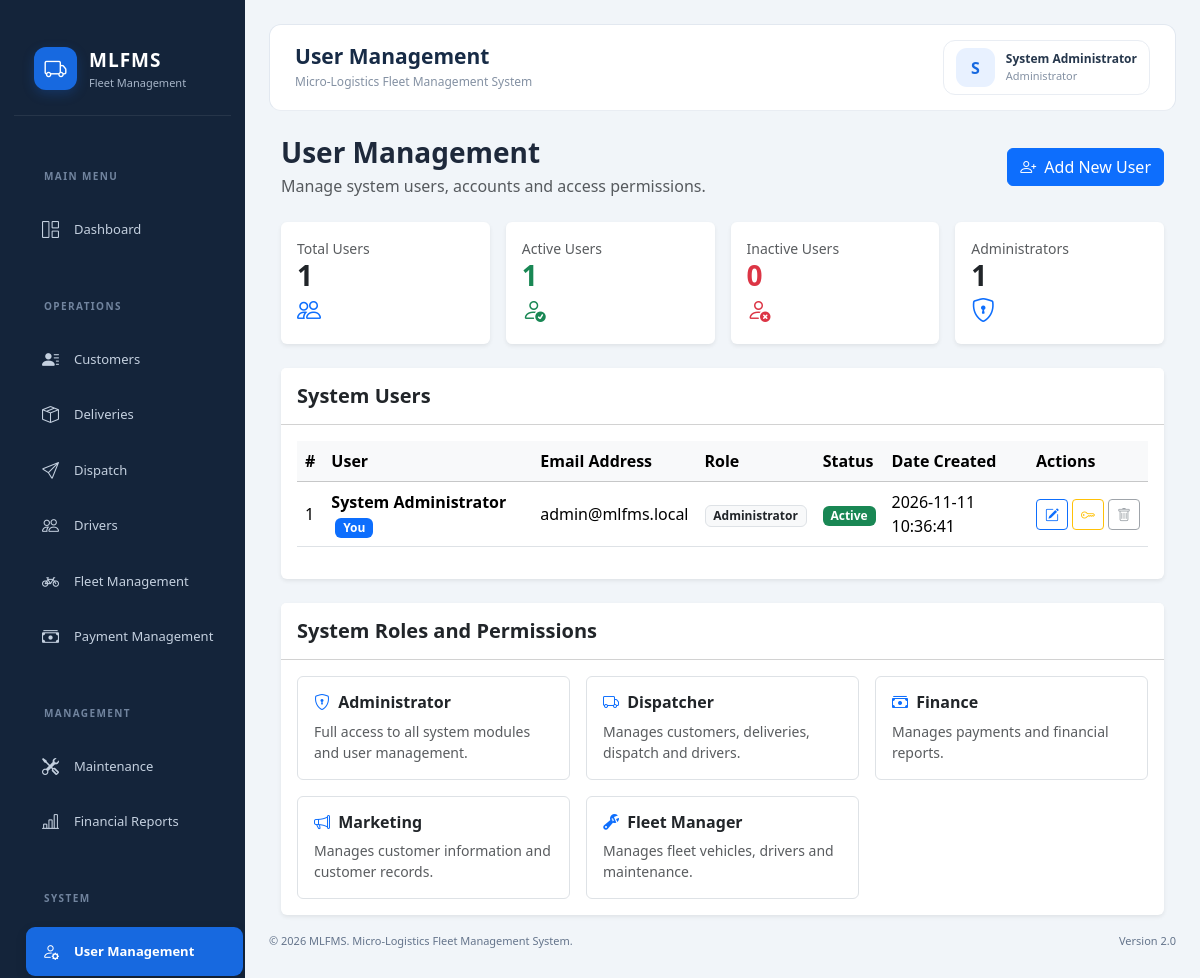
/users.php (signed in), run on the app's committed database.
### tables this page shows
CREATE TABLE users(id INT AUTO_INCREMENT PRIMARY KEY,name VARCHAR(120) NOT NULL,email VARCHAR(190) UNIQUE NOT NULL,password_hash VARCHAR(255) NOT NULL,role_id INT NOT NULL,status ENUM('active','inactive') DEFAULT 'active',created_at TIMESTAMP DEFAULT CURRENT_TIMESTAMP,FOREIGN KEY(role_id) REFERENCES roles(id));

CREATE TABLE roles(id INT AUTO_INCREMENT PRIMARY KEY,name VARCHAR(40) UNIQUE NOT NULL);

### users.php (the view, shortened to what the rows shown need)
<?php
require 'config/database.php';
require 'includes/functions.php';
require_login();
$page_title = 'User Management';
$rows = $pdo->query("
    SELECT
        u.id,
        u.name,
        u.email,
        u.role_id,
        u.status,
        u.created_at,
        r.name AS role
    FROM users u
    INNER JOIN roles r ON r.id = u.role_id
    ORDER BY u.id DESC
")->fetchAll(PDO::FETCH_ASSOC);
require 'includes/header.php';
?>
<div class="container-fluid">
    <div class="card border-0 shadow-sm">
        <div class="card-body">
            <div class="table-responsive">
                <table class="table table-hover align-middle">
                    <thead class="table-light">
                        <tr>
                            <th>#</th>
                            <th>User</th>
                            <th>Email Address</th>
                            <th>Role</th>
                            <th>Status</th>
                            <th>Date Created</th>
                            <th>Actions</th>
                        </tr>
                    </thead>
                    <tbody>
                    <?php if (empty($rows)): ?>
                        <tr>
                            <td colspan="7"
                                class="text-center text-muted py-4">
                                No users have been registered.
                            </td>
                        </tr>
                    <?php else: ?>
                        <?php foreach ($rows as $index => $r): ?>
                            <?php
                            $isCurrentUser =
                                (int)$r['id'] === (int)$_SESSION['user_id'];
                            $userJson = htmlspecialchars(
                                json_encode(
                                    $r,
                                    JSON_HEX_APOS |
                                    JSON_HEX_QUOT |
                                    JSON_HEX_TAG |
                                    JSON_HEX_AMP
                                ),
                                ENT_QUOTES,
                                'UTF-8'
                            );
                            ?>
                            <tr>
                                <td><?= $index + 1 ?></td>
                                <td>
                                    <div class="fw-semibold">
                                        <?= e($r['name']) ?>
                                        <?php if ($isCurrentUser): ?>
                                            <span class="badge bg-primary ms-1">
                                                You
                                            </span>
                                        <?php endif; ?>
                                    </div>
                                </td>
                                <td><?= e($r['email']) ?></td>
                                <td>
                                    <?php
                                    $roleLabels = [
                                        'administrator' => 'Administrator',
                                        'dispatcher' => 'Dispatcher',
                                        'finance' => 'Finance',
                                        'marketing' => 'Marketing',
                                        'fleet_manager' => 'Fleet Manager'
                                    ];
                                    ?>
                                    <span class="badge bg-light text-dark border">
                                        <?= e(
                                            $roleLabels[$r['role']] ??
                                            ucfirst($r['role'])
                                        ) ?>
                                    </span>
                                </td>
                                <td>
                                    <?php if ($r['status'] === 'active'): ?>
                                        <span class="badge bg-success">
                                            Active
                                        </span>
                                    <?php else: ?>
                                        <span class="badge bg-danger">
                                            Inactive
                                        </span>
                                    <?php endif; ?>
                                </td>
                                <td>
                                    <?= e($r['created_at']) ?>
                                </td>
                                <td>
                                    <div class="d-flex gap-1">
                                        <button type="button"
                                                class="btn btn-sm btn-outline-primary"
                                                title="Edit user"
                                                data-bs-toggle="modal"
                                                data-bs-target="#editUserModal"
                                                data-user="<?= $userJson ?>">
                                            <i class="bi bi-pencil-square"></i>
                                        </button>
                                        <button type="button"
                                                class="btn btn-sm btn-outline-warning"
                                                title="Reset password"
                                                data-bs-toggle="modal"
                                                data-bs-target="#resetPasswordModal"
                                                data-id="<?= (int)$r['id'] ?>"
                                                data-name="<?= e($r['name']) ?>">
                                            <i class="bi bi-key"></i>
                                        </button>
                                        <?php if (!$isCurrentUser): ?>
                                            <button type="button"
                                                    class="btn btn-sm btn-outline-danger"
                                                    title="Delete user"
                                                    data-bs-toggle="modal"
                                                    data-bs-target="#deleteUserModal"
                                                    data-id="<?= (int)$r['id'] ?>"
                                                    data-name="<?= e($r['name']) ?>">
                                                <i class="bi bi-trash"></i>
                                            </button>
                                        <?php else: ?>
                                            <button type="button"
                                                    class="btn btn-sm btn-outline-secondary"
                                                    disabled
                                                    title="You cannot delete your own account">
                                                <i class="bi bi-trash"></i>
                                            </button>
                                        <?php endif; ?>
                                    </div>
                                </td>
                            </tr>
                        <?php endforeach; ?>
                    <?php endif; ?>
                    </tbody>
                </table>
            </div>
        </div>
    </div>
</div>
<?php require 'includes/footer.php'; ?>

### header.php (shortened to what the rows shown need)
<?php
$pageHeading = $page_title ?? $pageTitle ?? 'Dashboard';
$currentUser = current_user();
$loggedInUser = $currentUser['name'] ?? 'User';
$userRole = $currentUser['role'] ?? 'User';
$userInitial = strtoupper(substr(trim($loggedInUser), 0, 1));
$roleLabels = [
    'administrator' => 'Administrator',
    'dispatcher' => 'Dispatcher',
    'finance' => 'Finance Officer',
    'marketing' => 'Marketing',
    'fleet_manager' => 'Fleet Manager'
];
$displayRole = $roleLabels[$userRole] ?? ucfirst(str_replace('_', ' ', $userRole));
?>
<!DOCTYPE html>
<html lang="en">
<head>
    <link
        href="https://cdn.jsdelivr.net/npm/bootstrap@5.3.3/dist/css/bootstrap.min.css"
        rel="stylesheet"
    >
    <link
        href="https://cdn.jsdelivr.net/npm/bootstrap-icons@1.11.3/font/bootstrap-icons.min.css"
        rel="stylesheet"
    >
    <link rel="stylesheet" href="assets/css/style.css">
</head>
<body>
<main class="main-content">
    <header class="topbar">
        <div class="d-flex align-items-center gap-3">
            <div class="topbar-heading">
                <h1><?= e($pageHeading) ?></h1>
            </div>
        </div>
        <div class="topbar-user">
            <div class="user-avatar">
                <?= e($userInitial) ?>
            </div>
            <div class="user-details">
                <strong><?= e($loggedInUser) ?></strong>
                <small><?= e($displayRole) ?></small>
            </div>
        </div>
    </header>
</body>
</html>

### data on the page
users: name "S", name "System Administrator", role.name "Administrator", shows "You", email "admin@mlfms.local", status "Active", created_at "2026-11-11 10:36:41"

### other printed values
$groupName "MAIN MENU"
$item['title'] "Dashboard"
$groupName "OPERATIONS"
$item['title'] "Customers"
$item['title'] "Deliveries"
$item['title'] "Dispatch"
$item['title'] "Drivers"
$item['title'] "Fleet Management"
$item['title'] "Payment Management"
$groupName "MANAGEMENT"
$item['title'] "Maintenance"
$item['title'] "Financial Reports"
$groupName "SYSTEM"
$item['title'] "User Management"
$pageHeading "User Management"
